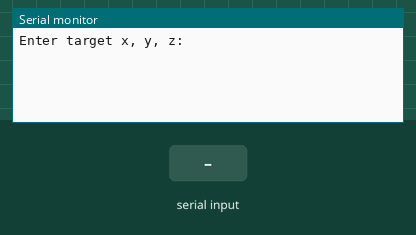
Recording of a sketch running on a simulated Arduino Uno, built with avr-gcc and run on an emulated ATmega328P. On the bench: the last lines printed to the serial monitor. Inputs (shaded band) come from the test bench.

Above: at 1.3 s.
1.4 s: "90,45,200\n" received over Serial
At 1.9 s:
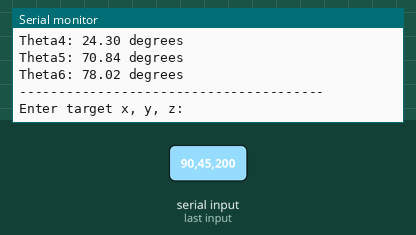
2.9 s: "30,150,10\n" received over Serial
At 4.3 s:
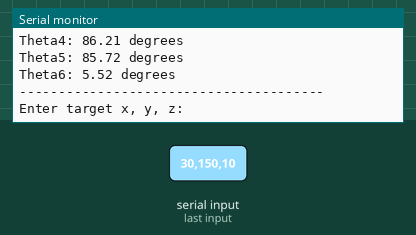
Timing chart, 0 to 5.9 s (numbered marks = the images above; inputs shaded):
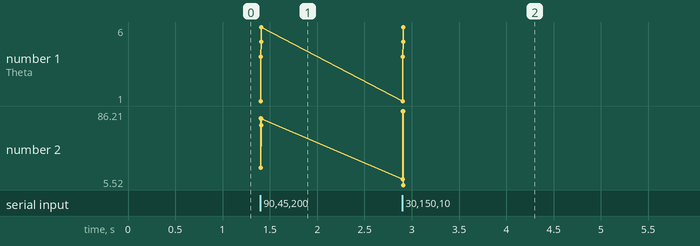

Measured:
- after the input at 1.4 s, the serial monitor: prints a new line at once (image 1)
- after the input at 2.9 s, the serial monitor: prints a new line at once (image 2)
- plotted number 2: 78.02 → 5.52 after the input at 2.9 s

The sketch:

ARM_InverseKinematics.ino
```cpp
#include <Arduino.h>
#include <math.h>
#include <stdio.h>


  const float L1 = 2.598;
  const float L2 = 2.44;
  const float L3 = 6.649;
  const float L4 = 7.071;
  const float L5 = 0.74;
  const float L6 = 1.00;

  const float joint_limits[6][2] =
  {
    {-5.0, 180.0},
    {-110.0, 110.0},
    {-180, 90},
    {-5, 120},
    {-90, 90},
    {-40, 100}
  };

  void crossProduct(float a[3], float b[3], float result[3])
  {
    result[0] = (a[1] * b[2]) - (a[2] * b[1]);
    result[1] = (a[2] * b[0]) - (a[0] * b[2]);
    result[2] = (a[0] * b[1]) - (a[1] * b[0]);
  }

  float dotProduct(float a[3], float b[3])
  {
    return (a[0] * b[0]) + (a[1] * b[1]) + (a[2] * b[2]);
  }

  float padenKahan1(float omega[3], float q[3], float target[3])
  {
    float v[3];
    float u[3] = {target[0] - q[0], target[1] - q[1], target[2] - q[2]};
    crossProduct(omega, u, v);
    return atan2(sqrt(dotProduct(v, v)), dotProduct(omega, u));
  }

  float clampAngle(float theta, int joint)
  {
    return max(joint_limits[joint][0], min(joint_limits[joint][1], theta));
  }

void setup()
{
  Serial.begin(115200);
  delay(100);
  //Serial.println("Enter target x, y, z: ");
}

void loop()
{
  Serial.println("Enter target x, y, z: ");

  while(Serial.available() == 0)
  {

  }

  //if(Serial.available() > 0)
  //{
    float x, y, z;
    x = Serial.parseFloat();
    y = Serial.parseFloat();
    z = Serial.parseFloat();

    float target_pos[3] = {x, y, z};

    float omega1[3] = {0, 1, 0};
    float omega4[3] = {0, 0, 1};
    float omega5[3] = {1, 0, 0};
    float omega6[3] = {0, 1, 0};

    float q1[3] = {0, 0, 0};
    float q4[3] = {L1 + L2 + L3, 0, 0};
    float q5[3] = {L1 + L2 + L3 + L4, 0, 0};
    float q6[3] = {L1 + L2 + L3 + L4 + L5, 0, 0};

    float theta1 = clampAngle(padenKahan1(omega1, q1, target_pos), 0);
    float theta4 = clampAngle(padenKahan1(omega4, q4, target_pos), 3);
    float theta5 = clampAngle(padenKahan1(omega5, q5, target_pos), 4);
    float theta6 = clampAngle(padenKahan1(omega6, q6, target_pos), 5);

    // Serial.printf("Computed Joint Angles:\n");
    // Serial.printf("Theta1: %.2f degrees\n", theta1 * 180/M_PI);
    // Serial.printf("Theta4: %.2f degrees\n", theta4 * 180/M_PI);
    // Serial.printf("Theta5: %.2f degrees\n", theta5 * 180/M_PI);
    // Serial.printf("Theta6: %.2f degrees\n", theta6 * 180/M_PI);
    // Serial.println("---------------------------------------");

    Serial.println("Computed Joint Angles:");
    Serial.print("Theta1: "); Serial.print(theta1 * 180 / M_PI, 2); Serial.println(" degrees");
    Serial.print("Theta4: "); Serial.print(theta4 * 180 / M_PI, 2); Serial.println(" degrees");
    Serial.print("Theta5: "); Serial.print(theta5 * 180 / M_PI, 2); Serial.println(" degrees");
    Serial.print("Theta6: "); Serial.print(theta6 * 180 / M_PI, 2); Serial.println(" degrees");
    Serial.println("---------------------------------------");

    while(Serial.available() > 0) Serial.read();
  //}
}
```
